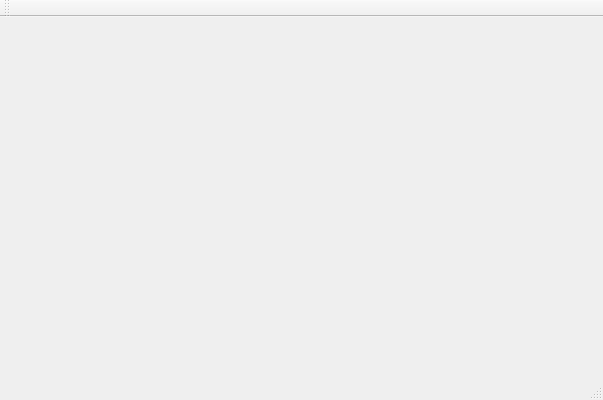
<?xml version="1.0" encoding="UTF-8"?>
<ui version="4.0">
 <class>ClientClass</class>
 <widget class="QMainWindow" name="ClientClass">
  <property name="geometry">
   <rect>
    <x>0</x>
    <y>0</y>
    <width>603</width>
    <height>400</height>
   </rect>
  </property>
  <property name="windowTitle">
   <string>Client</string>
  </property>
  <widget class="QWidget" name="centralWidget"/>
  <widget class="QMenuBar" name="menuBar">
   <property name="geometry">
    <rect>
     <x>0</x>
     <y>0</y>
     <width>603</width>
     <height>22</height>
    </rect>
   </property>
  </widget>
  <widget class="QToolBar" name="mainToolBar">
   <attribute name="toolBarArea">
    <enum>TopToolBarArea</enum>
   </attribute>
   <attribute name="toolBarBreak">
    <bool>false</bool>
   </attribute>
  </widget>
  <widget class="QStatusBar" name="statusBar"/>
 </widget>
 <layoutdefault spacing="6" margin="11"/>
 <resources>
  <include location="Client.qrc"/>
 </resources>
 <connections/>
</ui>
